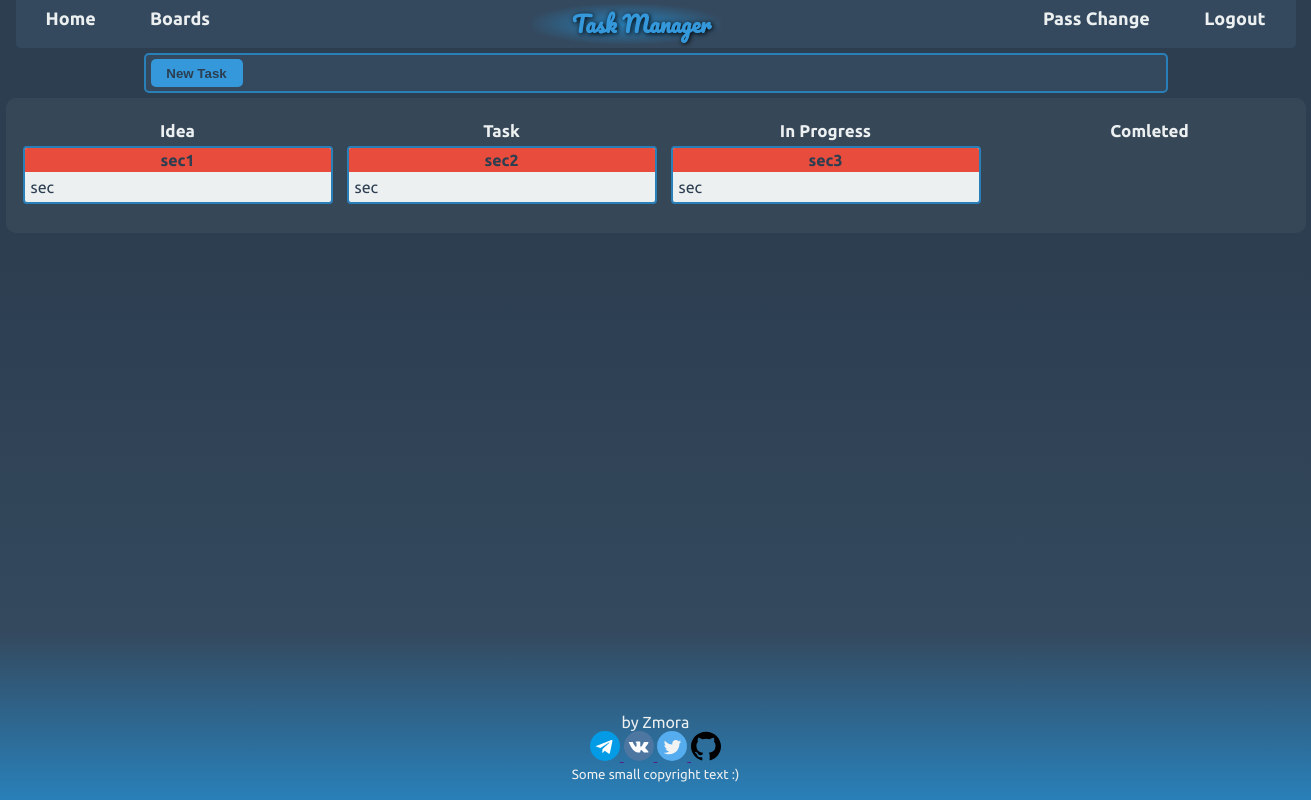
/taskboard/5 (signed in), run on the app's committed database.
### task_manager/models.py (models this page shows, shortened)
class Task(models.Model):
	STAGE_CHOICE = (
		(1, 'Idea'),
		(2, 'Task'),
		(3, 'In Progress'),
		(4, 'Comleted'))
	COLOR_CHOICE = (
		('bg1', 'Red'),
		('bg2', 'Green'),
		('bg3', 'Orange'),
		('bg4', 'Lilac'),
		('bg5', 'Blue'),)
	title = models.CharField(max_length=32)
	body = models.CharField(max_length=185)
	stage = models.IntegerField(choices=STAGE_CHOICE, default=1)
	bg = models.CharField(max_length=3, choices=COLOR_CHOICE, default='bg5')
	pub_date = models.DateTimeField(auto_now_add=True)
	last_change = models.DateTimeField(auto_now=True)
	board = models.ForeignKey(TaskBoard, on_delete=models.CASCADE,
		related_name='tasks')
	class Meta:
		ordering = ['-last_change']
		verbose_name = 'Task'
		verbose_name_plural = 'Tasks'

### task_manager/views.py (the view, shortened to what this page needs)
# urls.py: path('taskboard/<int:board_id>', TasksView.as_view(),
class TasksView(LoginRequiredMixin, View):
	login_url='login_url'
	def get(self, request, board_id):
		if TaskBoard.objects.get(id=board_id).user != request.user:
			return HttpResponseForbidden('<h1>403 Forbidden</h1>')
		tasks = Task.objects.filter(board=board_id)
		stages = Task.STAGE_CHOICE
		form = TaskForm()
		context = {
			'tasks': tasks,
			'stages': stages,
			'form': form,
		}
		return render(request, 'task_manager/taskboard.html', context=context)

### task_manager/templates/task_manager/taskboard.html (shortened to what this page needs)
{% extends "index.html" %}
{% block main %}
	{% include 'task_manager/includes/task_toolbar.html' %}
	<div class="tasks-container">
		<div class="tasks js-tasks" data-drop-url="{% url 'view_drop' %}">
		{% for stage in stages %}
			<div class="colmn js-col" data-column-id="{{stage.0}}">
				<div class="col-title"> <span> {{stage.1}} </span> </div>
				<div class="col-tasks js-inner">
					{% for task in tasks %}
						{% if  task.stage == stage.0%}
							<div class="card1 js-card"  draggable="true" data-task-id="{{task.id}}" data-task-stage="{{task.stage}}" data-task-title="{{task.title}}" data-task-body="{{task.body}}" data-task-color="{{task.bg}}">
								<div class="card1-title {{task.bg}}"> <span> {{task.title}} </span> </div>
								<div class="card1-body"> <span> {{task.body}} </span> </div>
							</div>
						{% endif %}
					{% endfor %}
				</div>
			</div>
		{% endfor %}
		</div>
	</div>
{% endblock main %}

### static/css/style.css (style rules this page uses)
*, *::before, *::after { box-sizing: border-box; margin: 0; padding: 0; }
body { font-family: 'Ubuntu', sans-serif; height: 100vh; font-size: 16px; font-weight: 400; line-height: normal; color: #ecf0f1; background: rgb(44,62,80); background: linear-gradient(180deg, rgba(44,62,80,1) 33%, rgba(52,73,94,1) 79%, rgba(41,128,185,1) 100%); background-attachment: fixed; }
.tasks-container { width: 1300px; margin: 0 auto; background-color: rgba(255,255,255,0.05); border-radius: 10px; padding: 8px 0; }
.tasks { display: flex; justify-content: space-around; width: auto; margin: 10px 0; padding: 0 10px; }
.colmn { width: auto; height: 100%; border-radius: 2px; margin: 5px 5px; }
.col-title { text-align: center; font-size: 17px; font-weight: 600; width: 310px; margin: 0 2px; }
.card1 { position: relative; color: #2c3e50; background-color: #ecf0f1 ; margin: 6px 2px; height: auto; width: 310px; border-radius: 4px; border: 2px solid #2980b9; cursor: grab; }
.card1-title { height: 24px; text-align: center; font-weight: bold; line-height: 24px; border-top-left-radius: 2px; border-top-right-radius: 2px; }
.bg1 { background-color: #e74c3c; }
.card1-body { padding: 6px; }

### data on the page
Task: title "sec1", body "sec"
Task: title "sec2", body "sec"
Task: title "sec3", body "sec"

### other printed values
{{ stage.1 }} "Idea" "Task" "In Progress" "Comleted"
